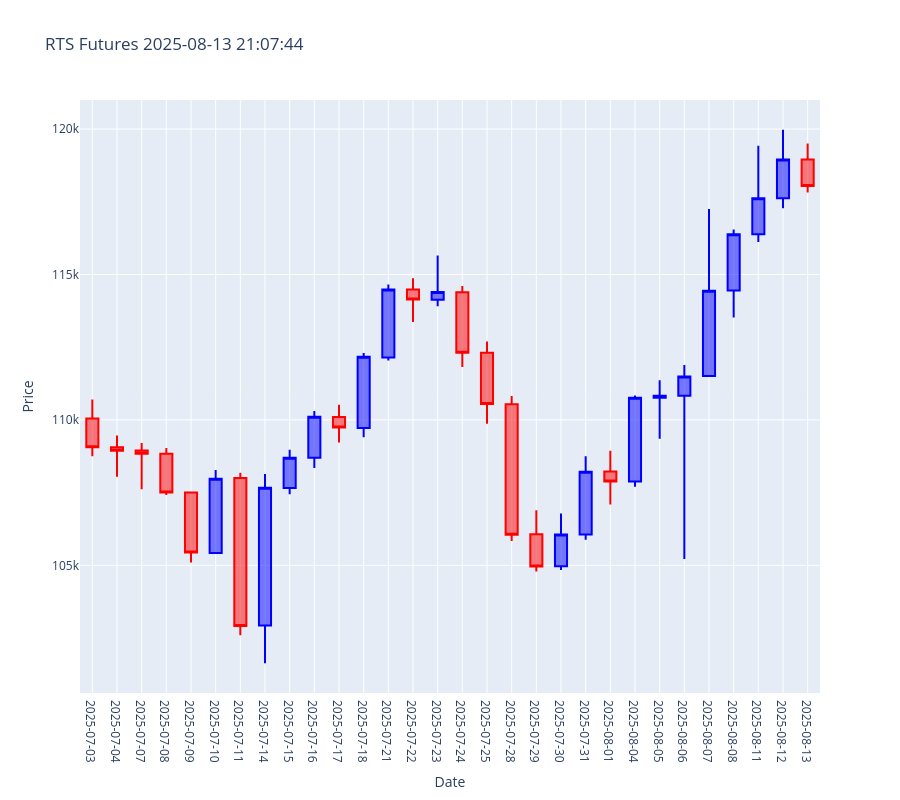

The code cell stored with this chart in its notebook:
### Code cell
"""
Скрипт для чтения базы данных котировок фьючерсов RTS и отображения интерактивного свечного графика.
"""
import sqlite3
from pathlib import Path
import pandas as pd
import plotly.graph_objects as go

def main(path_db_day: Path) -> None:
    """
    Основная функция для чтения базы данных котировок и отображения графика.
    """
    # Подключение к базе данных SQLite
    conn = sqlite3.connect(path_db_day)

    # Чтение данных из таблицы в DataFrame с сортировкой по TRADEDATE
    df = pd.read_sql('SELECT * FROM Futures ORDER BY TRADEDATE DESC LIMIT 30', conn)

    # Закрытие соединения
    conn.close()

    # Переименование колонок в нижний регистр
    df.columns = df.columns.str.lower()
    
    # Переименование колонки 'tradedate' в 'datetime'
    df = df.rename(columns={'tradedate': 'datetime'})

    # Преобразование столбца datetime в формат datetime64 и удаление времени
    df['datetime'] = pd.to_datetime(df['datetime']).dt.date

    df = df.sort_values(by='datetime', ascending=True)

    # Вывод последних 25 строк DataFrame
    print(df.tail(25).to_string(max_rows=30, max_cols=15))

    # Проверка наличия необходимых колонок
    required_columns = {'datetime', 'open', 'close', 'high', 'low'}
    if not required_columns.issubset(df.columns):
        raise ValueError(f"DataFrame должен содержать колонки: {required_columns}")

    # Убедитесь, что числовые столбцы имеют правильный тип
    df[['open', 'close', 'high', 'low']] = df[['open', 'close', 'high', 'low']].astype(float)

    # Создание свечного графика
    fig = go.Figure(data=[go.Candlestick(
        x=df['datetime'],
        open=df['open'],
        high=df['high'],
        low=df['low'],
        close=df['close'],
        increasing_line_color='blue',  # Синий для восходящих свечей
        decreasing_line_color='red'   # Красный для нисходящих свечей
    )])

    # Настройка макета графика
    fig.update_layout(
        title=f'RTS Futures {datetime.now().strftime("%Y-%m-%d %H:%M:%S")}',
        yaxis_title='Price',
        xaxis_title='Date',
        xaxis_rangeslider_visible=False,  # Отключение ползунка диапазона
        xaxis_type='category',  # Исключение пропущенных дат (выходных)
        xaxis_tickformat='%d.%m.%Y',  # Формат даты, например, 01.08.2025
        height=800  # Увеличение высоты графика (в пикселях)
    )

    # Отображение графика
    fig.show()

if __name__ == '__main__':
    path_db_day = Path(r'C:\Users\Alkor\gd\data_quote_db\RTS_futures_day_2025_21-00.db')
    main(path_db_day)

### Figure 1 — Plotly figure (JSON) as saved in the notebook; plotly's stock layout.template omitted (floating-point values rounded to 4 significant figures)
{"data": [{"close": [109100.0, 108900.0, 108800.0, 107500.0, 105400.0, 108000.0, 102900.0, 107700.0, 108700.0, 110100.0, 109700.0, 112200.0, 114500.0, 114100.0, 114400.0, 112300.0, 110600.0, 106000.0, 105000.0, 106100.0, 108200.0, 107900.0, 110800.0, 110800.0, 111500.0, 114400.0, 116400.0, 117600.0, 119000.0, 118000.0], "decreasing": {"line": {"color": "red"}}, "high": [110700.0, 109500.0, 109200.0, 109000.0, 107500.0, 108300.0, 108200.0, 108100.0, 109000.0, 110300.0, 110500.0, 112300.0, 114700.0, 114900.0, 115600.0, 114600.0, 112700.0, 110800.0, 106900.0, 106800.0, 108800.0, 108900.0, 110800.0, 111400.0, 111900.0, 117200.0, 116600.0, 119400.0, 120000.0, 119500.0], "increasing": {"line": {"color": "blue"}}, "low": [108800.0, 108000.0, 107600.0, 107400.0, 105100.0, 105400.0, 102600.0, 101600.0, 107400.0, 108400.0, 109200.0, 109400.0, 112000.0, 113400.0, 113900.0, 111800.0, 109900.0, 105800.0, 104800.0, 104800.0, 105900.0, 107100.0, 107700.0, 109400.0, 105200.0, 111500.0, 113500.0, 116100.0, 117300.0, 117800.0], "open": [110000.0, 109100.0, 109000.0, 108800.0, 107500.0, 105400.0, 108000.0, 102900.0, 107700.0, 108700.0, 110100.0, 109700.0, 112200.0, 114500.0, 114100.0, 114400.0, 112300.0, 110500.0, 106100.0, 105000.0, 106100.0, 108200.0, 107900.0, 110800.0, 110800.0, 111500.0, 114400.0, 116400.0, 117600.0, 119000.0], "type": "candlestick", "x": ["2025-07-03", "2025-07-04", "2025-07-07", "2025-07-08", "2025-07-09", "2025-07-10", "2025-07-11", "2025-07-14", "2025-07-15", "2025-07-16", "2025-07-17", "2025-07-18", "2025-07-21", "2025-07-22", "2025-07-23", "2025-07-24", "2025-07-25", "2025-07-28", "2025-07-29", "2025-07-30", "2025-07-31", "2025-08-01", "2025-08-04", "2025-08-05", "2025-08-06", "2025-08-07", "2025-08-08", "2025-08-11", "2025-08-12", "2025-08-13"]}], "layout": {"height": 800, "title": {"text": "RTS Futures 2025-08-13 21:07:44"}, "xaxis": {"rangeslider": {"visible": false}, "tickformat": "%d.%m.%Y", "title": {"text": "Date"}, "type": "category"}, "yaxis": {"title": {"text": "Price"}}}}
